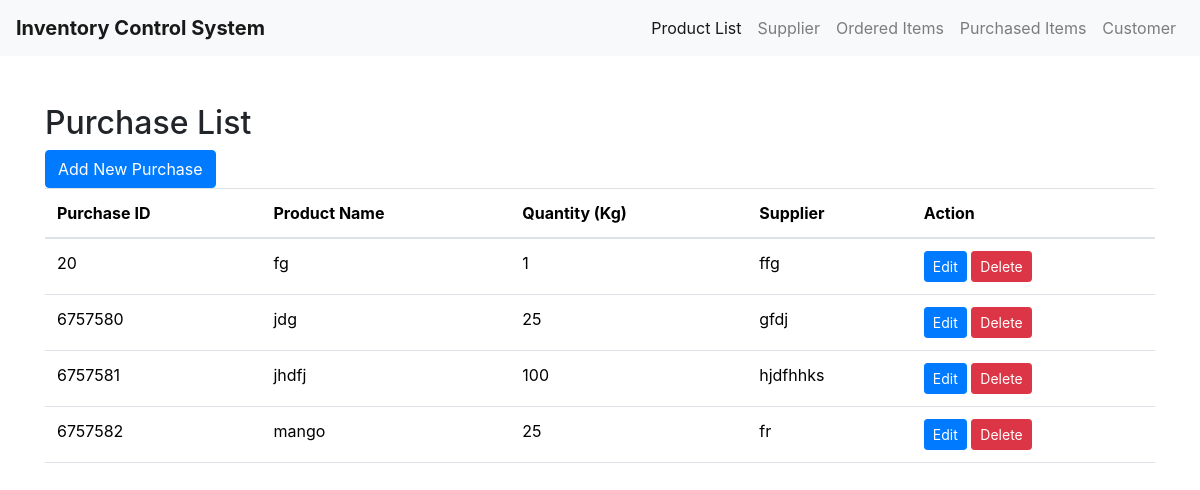
The page /purchase.php on the database its author committed.
### tables this page shows
CREATE TABLE `purchase` (
  `id` int(20) NOT NULL,
  `product` varchar(50) NOT NULL,
  `quantity` int(20) NOT NULL,
  `supplier` varchar(50) NOT NULL
);

### purchase.php (the view, shortened to what this page needs)
<!DOCTYPE html>
<html lang="en">
<head>
    <link rel="stylesheet" href="https://cdn.jsdelivr.net/npm/bootstrap@5.3.3/dist/css/bootstrap.min.css">
</head>
<body>
    <header>
        <?php include 'navbar.php'; ?>
    </header>
    <div class="container my-5">
        <h2>Purchase List</h2>
        <a href="/inventory/purchase_create.php" role="button" class="btn btn-primary">Add New Purchase</a>
        <br>
        <table class="table">
            <thead>
                <tr>
                    <th>Purchase ID</th>
                    <th>Product Name</th>
                    <th>Quantity (Kg)</th>
                    <th>Supplier</th>
                    <th>Action</th>
                </tr>
            </thead>
            <tbody>
                <?php
$servername = "localhost";
$username = "root";
$password = "";
$database = "inventory";
$connection = new mysqli($servername, $username, $password, $database);
$sql="SELECT *FROM purchase";
$result = $connection->query($sql);
while($row = $result->fetch_assoc()){
	echo "
	<tr>
	 <td>$row[id]</td>
	 <td>$row[product]</td>
	 <td>$row[quantity]</td>
	 <td>$row[supplier]</td>
	 <td>
		<a class='btn btn-primary btn-sm' href='/inventory/purchase_edit.php?id=$row[id]' >Edit</a>
		<a class='btn btn-danger btn-sm' href='/inventory/purchase_delete.php?id=$row[id]' >Delete</a>
	 </td>
    </tr>
	";
}
?>
            </tbody>
        </table>
    </div>
</body>
</html>

### rows shown on the page
purchase: id "20", product "fg", quantity "1", supplier "ffg"
purchase: id "6757580", product "jdg", quantity "25", supplier "gfdj"
purchase: id "6757581", product "jhdfj", quantity "100", supplier "hjdfhhks"
purchase: id "6757582", product "mango", quantity "25", supplier "fr"
